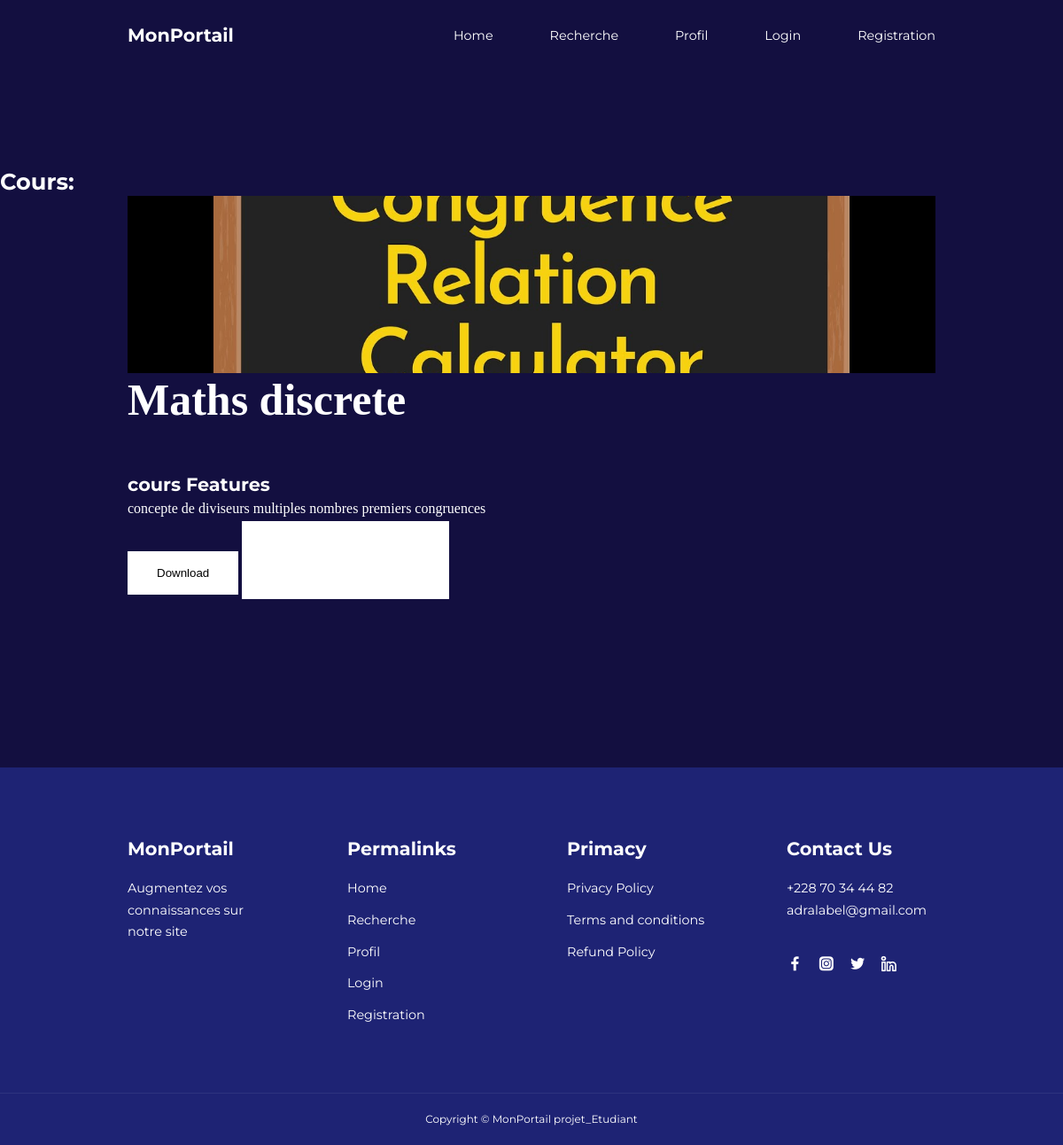
The app's page /cours_detail/2 with its own data.
### app_partiel/models.py (models this page shows, shortened)
class Matiere(models.Model):
    title=models.CharField(max_length=100)
    description=models.TextField()
    category=models.CharField(choices=List_Matiere, max_length=5)
    mat_image=models.ImageField(upload_to='Cours')

### app_partiel/views.py (the view)
# urls.py: path("cours_detail/<int:pk>",CoursDetail.as_view(),name='coursdetail'),
class CoursDetail(View):
    def get(self, request, pk):
        matiere=Matiere.objects.get(pk=pk)
        return render(request,"app/cours_detail.html", locals())

### app_partiel/templates/app/cours_detail.html
{% extends 'app/base.html' %}
{% block main-content %}
<br><br><br><br><br><br><br>
<h3>Cours: </h3>
<div class="container">
    <div class="row flex justify-content-between">
        <div class="img2 col-lg-5 mg-5">
            <img src="{{matiere.mat_image.url}}" width="250px" height="200px"  class="image col-xs-6 col-sm-12 col-lg-12 mt-3 text-sm-center w-100 h-75" alt="">
        </div>
        <div class="coursdetail col-lg-5">
            <h1 style="font-family: Georgia; font-size: 50px;">{{matiere.title}}</h1>
            <br><br><h4>cours Features</h4>
            <ul class="fs-5" style="font-family: Rajdhani;">
                <li>{{matiere.description}}</li>
            </ul>
            <div class="buttons row flex" style="font-family: Rajdhani;">
                <button type="submit" class="d-grid gap-2 btn1 btn btn-danger p-1 m-1 btn-lg text-decoration-none text-white">Download</button>
                <div class="btn btn-dark p-1 m-1 btn-lg"><a href="{% url 'recherche' %}" class="text-decoration-none text-white"><br>Search similar on youtube</a></div>
            </div>
        </div>
    </div>
</div><br>
<br><br><br><br><br><br>
{% endblock main-content %}

### app_partiel/static/app/css/style1.css (style rules this page uses)
* { margin:0; padding:0; border:0; outline:0; text-decoration: none; list-style:none; box-sizing:border-box; }
:root { --color-primary:#0c0942; --color-success:#00bf8e; --color-warning:#f7c94b; --color-danger:#f75842; --color-danger-variant:rgba(247,88,66,0.4); --color-white:#fff; --color-light:rgba(255,255,255,0.7); --color-black:#000; --color-bg:#130f40; --color-bg1:#1e2374; --color-bg2:#2d337e; --container-width-lg:76%; --container-width-md:90%; --container-wdth-sm:94%; --transition:all 400ms ease; }
body { font-family: 'Montserrat', sans-serif; line-height:1.7; color:var(--color-white); background-color:var(--color-bg); }
.container { width:var(--container-width-lg); margin:0 auto; }
h1,h2,h3,h4,h5 { line-height: 1.2; }
h1 { font-size:2.4rem; }
h3 { font-size: 1.6rem; }
h4 { font-size: 1.3rem; }
a { color: var(--color-white); }
img { width:100%; display:block; object-fit:cover; }
.btn { display:inline-block; background:var(--color-white); color: var(--color-black); padding: 1rem 2rem; border:1px solid transparent; font-weight:500; transition:var(--transition); }

### records on screen
Matiere: mat_image (placeholder picture), title "Maths discrete", description "concepte de diviseurs multiples nombres premiers congruences"
